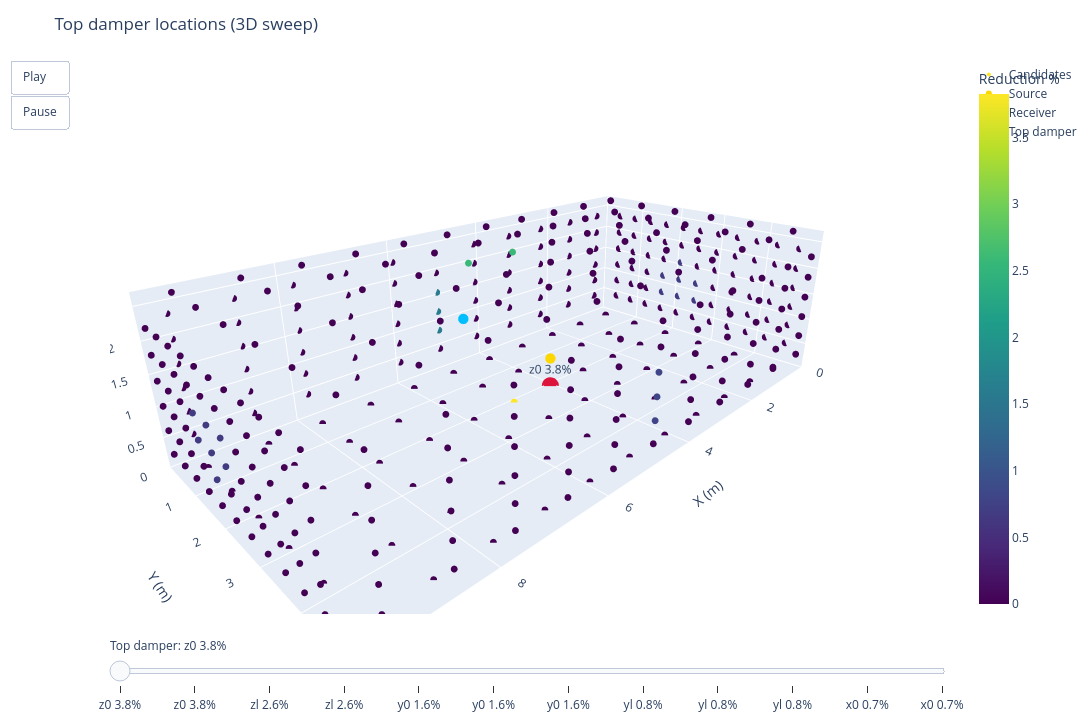

The code cell stored with this chart in its notebook:
### Markdown cell above
## Damper placement results animation
A separate 3D animation highlights the top-ranked damper locations and is exported to the results folder.

### Code cell
import plotly.graph_objects as go

all_centers = np.array([effect.damper.center for effect in effects_sorted])
all_scores = np.array([effect.energy_reduction_pct for effect in effects_sorted])
top_effects = effects_sorted[:12]

base_trace = go.Scatter3d(
    x=all_centers[:, 0],
    y=all_centers[:, 1],
    z=all_centers[:, 2],
    mode='markers',
    marker=dict(size=4, color=all_scores, colorscale='Viridis', colorbar=dict(title='Reduction %')),
    name='Candidates',
)
source_trace = go.Scatter3d(
    x=[source_position[0]],
    y=[source_position[1]],
    z=[source_position[2]],
    mode='markers',
    marker=dict(size=6, color='gold'),
    name='Source',
)
receiver_trace = go.Scatter3d(
    x=[receiver_position[0]],
    y=[receiver_position[1]],
    z=[receiver_position[2]],
    mode='markers',
    marker=dict(size=6, color='deepskyblue'),
    name='Receiver',
)
highlight_trace = go.Scatter3d(
    x=[top_effects[0].damper.center[0]],
    y=[top_effects[0].damper.center[1]],
    z=[top_effects[0].damper.center[2]],
    mode='markers+text',
    marker=dict(size=10, color='crimson'),
    text=[f"{top_effects[0].damper.wall} {top_effects[0].energy_reduction_pct:.1f}%"],
    textposition='top center',
    name='Top damper',
)

frames = []
for effect in tqdm(top_effects, desc="Building frames"):
    center = effect.damper.center
    label = f"{effect.damper.wall} {effect.energy_reduction_pct:.1f}%"
    frames.append(
        go.Frame(
            data=[
                go.Scatter3d(
                    x=[center[0]],
                    y=[center[1]],
                    z=[center[2]],
                    mode='markers+text',
                    marker=dict(size=10, color='crimson'),
                    text=[label],
                    textposition='top center',
                )
            ],
            traces=[3],
            name=label,
        )
    )

fig = go.Figure(
    data=[base_trace, source_trace, receiver_trace, highlight_trace],
    frames=frames,
)

lx, ly, lz = config.room_size
fig.update_layout(
    scene=dict(
        xaxis=dict(title='X (m)', range=[0, lx]),
        yaxis=dict(title='Y (m)', range=[0, ly]),
        zaxis=dict(title='Z (m)', range=[0, lz]),
        aspectmode='data',
        bgcolor='white',
        camera=dict(eye=dict(x=1.4, y=1.4, z=0.8)),
    ),
    title='Top damper locations (3D sweep)',
    height=720,
    width=1200,
    margin=dict(l=10, r=10, t=60, b=10),
    updatemenus=[
        dict(
            type='buttons',
            showactive=False,
            buttons=[
                dict(
                    label='Play',
                    method='animate',
                    args=[None, {'frame': {'duration': 650, 'redraw': True}, 'fromcurrent': True}],
                ),
                dict(
                    label='Pause',
                    method='animate',
                    args=[[None], {'frame': {'duration': 0}, 'mode': 'immediate'}],
                ),
            ],
        )
    ],
    sliders=[
        dict(
            steps=[
                dict(
                    method='animate',
                    args=[[frame.name], {'mode': 'immediate', 'frame': {'duration': 0, 'redraw': True}}],
                    label=frame.name,
                )
                for frame in frames
            ],
            currentvalue=dict(prefix='Top damper: '),
        )
    ],
)
fig.show()

damper_anim_path = run_dir / 'damper_placement_animation.html'
fig.write_html(damper_anim_path, include_plotlyjs='cdn')

### Figure 1 — Plotly figure (JSON) as saved in the notebook; plotly's stock layout.template omitted (floating-point values rounded to 4 significant figures; data arrays with more than 128 entries replaced by an {"elided": "..."} marker saying what was removed)
{"data": [{"marker": {"color": {"elided": "396 float values"}, "colorbar": {"title": {"text": "Reduction %"}}, "colorscale": [[0.0, "#440154"], [0.1111, "#482878"], [0.2222, "#3e4989"], [0.3333, "#31688e"], [0.4444, "#26828e"], [0.5556, "#1f9e89"], [0.6667, "#35b779"], [0.7778, "#6ece58"], [0.8889, "#b5de2b"], [1.0, "#fde725"]], "size": 4}, "mode": "markers", "name": "Candidates", "type": "scatter3d", "x": {"elided": "396 float values"}, "y": {"elided": "396 float values"}, "z": {"elided": "396 float values"}}, {"marker": {"color": "gold", "size": 6}, "mode": "markers", "name": "Source", "type": "scatter3d", "x": [4.0], "y": [2.0], "z": [0.5]}, {"marker": {"color": "deepskyblue", "size": 6}, "mode": "markers", "name": "Receiver", "type": "scatter3d", "x": [6.0], "y": [2.0], "z": [1.8]}, {"marker": {"color": "crimson", "size": 10}, "mode": "markers+text", "name": "Top damper", "text": ["z0 3.8%"], "textposition": "top center", "type": "scatter3d", "x": [4.08], "y": [2.08], "z": [0.0]}], "layout": {"height": 720, "margin": {"b": 10, "l": 10, "r": 10, "t": 60}, "scene": {"aspectmode": "data", "bgcolor": "white", "camera": {"eye": {"x": 1.4, "y": 1.4, "z": 0.8}}, "xaxis": {"range": [0, 10.0], "title": {"text": "X (m)"}}, "yaxis": {"range": [0, 5.0], "title": {"text": "Y (m)"}}, "zaxis": {"range": [0, 2.7], "title": {"text": "Z (m)"}}}, "sliders": [{"currentvalue": {"prefix": "Top damper: "}, "steps": [{"args": [["z0 3.8%"], {"frame": {"duration": 0, "redraw": true}, "mode": "immediate"}], "label": "z0 3.8%", "method": "animate"}, {"args": [["z0 3.8%"], {"frame": {"duration": 0, "redraw": true}, "mode": "immediate"}], "label": "z0 3.8%", "method": "animate"}, {"args": [["zl 2.6%"], {"frame": {"duration": 0, "redraw": true}, "mode": "immediate"}], "label": "zl 2.6%", "method": "animate"}, {"args": [["zl 2.6%"], {"frame": {"duration": 0, "redraw": true}, "mode": "immediate"}], "label": "zl 2.6%", "method": "animate"}, {"args": [["y0 1.6%"], {"frame": {"duration": 0, "redraw": true}, "mode": "immediate"}], "label": "y0 1.6%", "method": "animate"}, {"args": [["y0 1.6%"], {"frame": {"duration": 0, "redraw": true}, "mode": "immediate"}], "label": "y0 1.6%", "method": "animate"}, {"args": [["y0 1.6%"], {"frame": {"duration": 0, "redraw": true}, "mode": "immediate"}], "label": "y0 1.6%", "method": "animate"}, {"args": [["yl 0.8%"], {"frame": {"duration": 0, "redraw": true}, "mode": "immediate"}], "label": "yl 0.8%", "method": "animate"}, {"args": [["yl 0.8%"], {"frame": {"duration": 0, "redraw": true}, "mode": "immediate"}], "label": "yl 0.8%", "method": "animate"}, {"args": [["yl 0.8%"], {"frame": {"duration": 0, "redraw": true}, "mode": "immediate"}], "label": "yl 0.8%", "method": "animate"}, {"args": [["x0 0.7%"], {"frame": {"duration": 0, "redraw": true}, "mode": "immediate"}], "label": "x0 0.7%", "method": "animate"}, {"args": [["x0 0.7%"], {"frame": {"duration": 0, "redraw": true}, "mode": "immediate"}], "label": "x0 0.7%", "method": "animate"}]}], "title": {"text": "Top damper locations (3D sweep)"}, "updatemenus": [{"buttons": [{"args": [null, {"frame": {"duration": 650, "redraw": true}, "fromcurrent": true}], "label": "Play", "method": "animate"}, {"args": [[null], {"frame": {"duration": 0}, "mode": "immediate"}], "label": "Pause", "method": "animate"}], "showactive": false, "type": "buttons"}], "width": 1200}}
